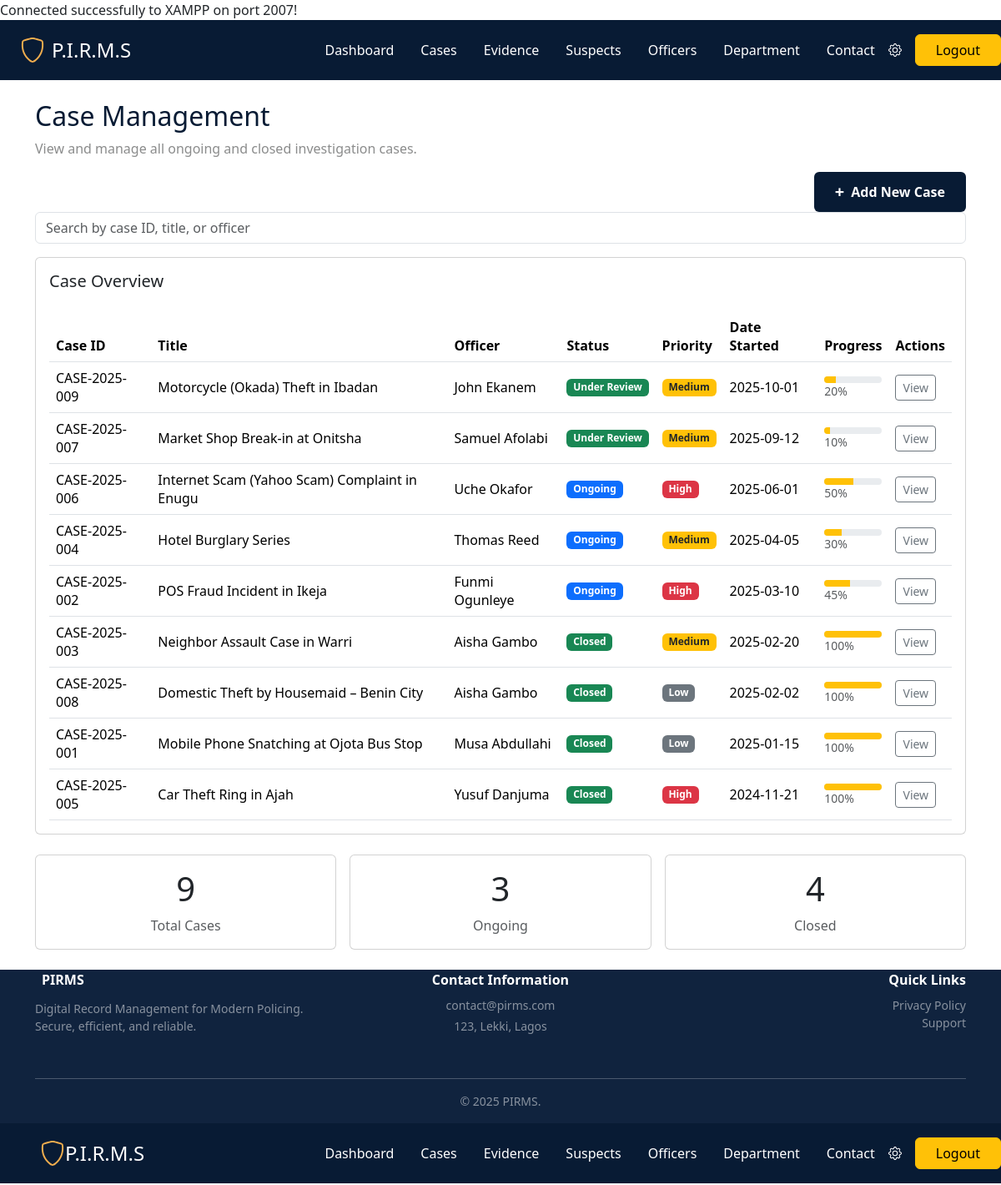
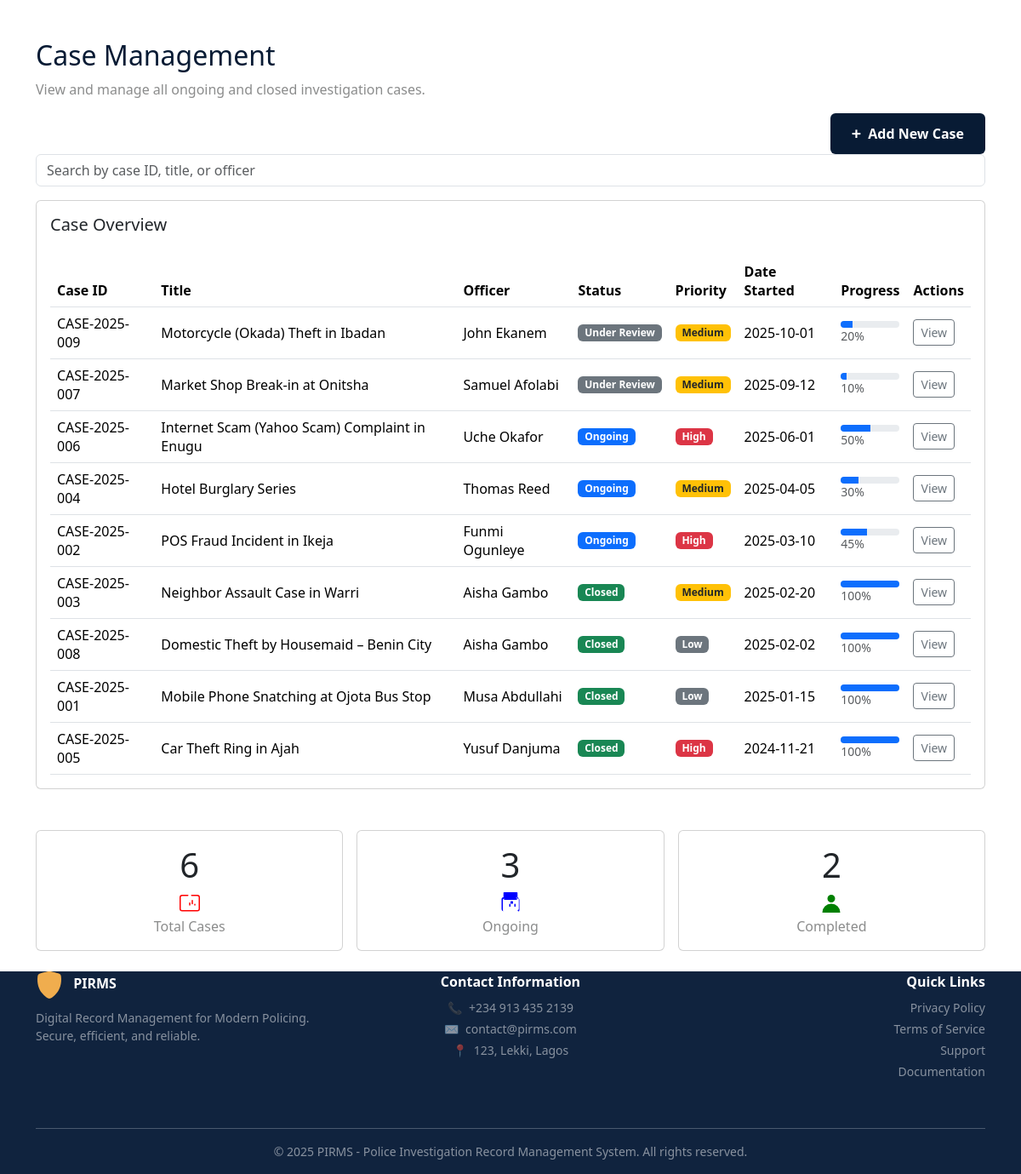
The app's page /cases.php with its own data (2 pictures, top to bottom).
### tables this page shows
CREATE TABLE `case` (
  `case_id` varchar(50) NOT NULL,
  `title` varchar(255) NOT NULL,
  `description` text DEFAULT NULL,
  `status` enum('Ongoing','Closed','Under Review') NOT NULL DEFAULT 'Ongoing',
  `date_started` date NOT NULL,
  `progress_percent` int(11) DEFAULT 0,
  `priority` enum('High','Medium','Low') NOT NULL DEFAULT 'Medium',
  `assigned_officer_id` varchar(50) DEFAULT NULL
);

CREATE TABLE `officer` (
  `officer_id` varchar(50) NOT NULL,
  `name` varchar(100) NOT NULL,
  `badge_number` varchar(50) NOT NULL,
  `rank` enum('Officer','Detective','Sergeant','Lieutenant','Captain','Commander','Chief') NOT NULL,
  `email` varchar(100) DEFAULT NULL,
  `phone` varchar(20) DEFAULT NULL,
  `years_of_service` int(11) DEFAULT NULL,
  `specialization` varchar(100) DEFAULT NULL,
  `status` enum('Active','On Leave','Administrative') NOT NULL DEFAULT 'Active',
  `department_id` int(11) DEFAULT NULL
);

### cases.php (the view, shortened to what the rows shown need)
<?php
require_once 'includes/db.php';
$params = [];
$sql = "
  SELECT c.case_id, c.title, c.status, c.priority, c.date_started,
         c.progress_percent, o.name AS officer_name
  FROM `case` c
  LEFT JOIN officer o ON c.assigned_officer_id = o.officer_id
  WHERE 1=1
";
$sql .= " ORDER BY c.date_started DESC";
$stmt = $pdo->prepare($sql);
$stmt->execute($params);
$cases = $stmt->fetchAll(PDO::FETCH_ASSOC);
?>
<!DOCTYPE html>
<html lang="en">
<head>
  <link href="https://cdn.jsdelivr.net/npm/bootstrap@5.3.3/dist/css/bootstrap.min.css" rel="stylesheet">
</head>
<body>
  <div class="container mb-0">
    <h2 style="color: #081b34;">Case Management</h2>
  </div>
  <div class="container py-4">
    <div class="card mb-4">
      <div class="card-body">
        <div class="table-responsive">
          <table class="table align-middle mb-0">
            <thead>
              <tr>
                <th>Case ID</th>
                <th>Title</th>
                <th>Officer</th>
                <th>Status</th>
                <th>Priority</th>
                <th>Date Started</th>
                <th>Progress</th>
                <th>Actions</th>
              </tr>
            </thead>
            <tbody>
              <?php if (!$cases): ?>
                <tr>
                  <td colspan="8" class="text-center text-muted small py-3">No cases found.</td>
                </tr>
              <?php else: ?>
                <?php foreach ($cases as $c): ?>
                  <tr>
                    <td><?php echo htmlspecialchars($c['case_id']); ?></td>
                    <td><?php echo htmlspecialchars($c['title']); ?></td>
                    <td><?php echo htmlspecialchars($c['officer_name'] ?? 'Unassigned'); ?></td>
                    <td>
                      <?php
                      $status = $c['status'];
                      $cls = $status === 'Ongoing' ? 'bg-primary' : 'bg-success';
                      ?>
                      <span class="badge <?php echo $cls; ?>"><?php echo htmlspecialchars($status); ?></span>
                    </td>
                    <td>
                      <?php
                      $pri = $c['priority'];
                      $pcls = 'bg-secondary';
                      if ($pri === 'High') $pcls = 'bg-danger';
                      elseif ($pri === 'Medium') $pcls = 'bg-warning text-dark';
                      ?>
                      <span class="badge <?php echo $pcls; ?>"><?php echo htmlspecialchars($pri); ?></span>
                    </td>
                    <td><?php echo htmlspecialchars($c['date_started']); ?></td>
                    <td>
                      <div class="progress" style="height: 8px;">
                        <div class="progress-bar bg-warning" role="progressbar" style="width: <?php echo (int)$c['progress_percent']; ?>%;"></div>
                      </div>
                      <small class="text-muted"><?php echo (int)$c['progress_percent']; ?>%</small>
                    </td>
                    <td>
                      <button onclick="location.href='case_details.php?case_id=<?php echo urlencode($c['case_id']); ?>'" class="btn btn-outline-secondary btn-sm">View</button>
                    </td>
                  </tr>
                <?php endforeach; ?>
              <?php endif; ?>
            </tbody>
          </table>
        </div>
      </div>
    </div>
  </div>
</body>
</html>
<!DOCTYPE html>
<html lang="en">
<head>
  <link href="https://cdn.jsdelivr.net/npm/bootstrap@5.3.3/dist/css/bootstrap.min.css" rel="stylesheet">
</head>
<body>
  <div class="container mb-0">
    <div class="text-left mb-4 mt-5">
      <h2 style="color: #081b34;">Case Management</h2>
    </div>
  </div>
  <div class="container py-4">
    <div class="card mb-4">
      <div class="card-body">
        <div class="table-responsive">
          <table class="table align-middle mb-0">
            <thead>
              <tr>
                <th>Case ID</th>
                <th>Title</th>
                <th>Officer</th>
                <th>Status</th>
                <th>Priority</th>
                <th>Date Started</th>
                <th>Progress</th>
                <th>Actions</th>
              </tr>
            </thead>
            <tbody>
              <?php if (!$cases): ?>
                <tr>
                  <td colspan="8" class="text-center text-muted small py-3">
                    No cases found.
                  </td>
                </tr>
              <?php else: ?>
                <?php foreach ($cases as $c): ?>
                  <tr>
                    <td><?php echo htmlspecialchars($c['case_id']); ?></td>
                    <td><?php echo htmlspecialchars($c['title']); ?></td>
                    <td><?php echo htmlspecialchars($c['officer_name'] ?? 'Unassigned'); ?></td>
                    <td>
                      <?php
                      $status = $c['status'];
                      $cls = 'bg-secondary';
                      if ($status === 'Ongoing') $cls = 'bg-primary';
                      elseif ($status === 'Closed') $cls = 'bg-success';
                      ?>
                      <span class="badge <?php echo $cls; ?>">
                        <?php echo htmlspecialchars($status); ?>
                      </span>
                    </td>
                    <td>
                      <?php
                      $pri = $c['priority'];
                      $pcls = 'bg-secondary';
                      if ($pri === 'High') $pcls = 'bg-danger';
                      elseif ($pri === 'Medium') $pcls = 'bg-warning text-dark';
                      ?>
                      <span class="badge <?php echo $pcls; ?>">
                        <?php echo htmlspecialchars($pri); ?>
                      </span>
                    </td>
                    <td><?php echo htmlspecialchars($c['date_started']); ?></td>
                    <td>
                      <div class="progress" style="height: 8px;">
                        <div class="progress-bar" role="progressbar"
                          style="width: <?php echo (int)$c['progress_percent']; ?>%;"></div>
                      </div>
                      <small class="text-muted">
                        <?php echo (int)$c['progress_percent']; ?>%
                      </small>
                    </td>
                    <td>
                      <button onclick="location.href='case_details.php?case_id=<?php echo urlencode($c['case_id']); ?>'"
                        class="btn btn-outline-secondary btn-sm">
                        View
                      </button>
                    </td>
                  </tr>
                <?php endforeach; ?>
              <?php endif; ?>
            </tbody>
          </table>
        </div>
      </div>
    </div>
  </div>
</body>
</html>

### records on screen
case: case_id "CASE-2025-009", title "Motorcycle (Okada) Theft in Ibadan", assigned_officer.name "John Ekanem", status "Under Review", priority "Medium", date_started "2025-10-01", progress_percent "20"
case: case_id "CASE-2025-007", title "Market Shop Break-in at Onitsha", assigned_officer.name "Samuel Afolabi", status "Under Review", priority "Medium", date_started "2025-09-12", progress_percent "10"
case: case_id "CASE-2025-006", title "Internet Scam (Yahoo Scam) Complaint in Enugu", assigned_officer.name "Uche Okafor", status "Ongoing", priority "High", date_started "2025-06-01", progress_percent "50"
case: case_id "CASE-2025-004", title "Hotel Burglary Series", assigned_officer.name "Thomas Reed", status "Ongoing", priority "Medium", date_started "2025-04-05", progress_percent "30"
case: case_id "CASE-2025-002", title "POS Fraud Incident in Ikeja", assigned_officer.name "Funmi Ogunleye", status "Ongoing", priority "High", date_started "2025-03-10", progress_percent "45"
case: case_id "CASE-2025-003", title "Neighbor Assault Case in Warri", assigned_officer.name "Aisha Gambo", status "Closed", priority "Medium", date_started "2025-02-20", progress_percent "100"
case: case_id "CASE-2025-008", title "Domestic Theft by Housemaid – Benin City", assigned_officer.name "Aisha Gambo", status "Closed", priority "Low", date_started "2025-02-02", progress_percent "100"
case: case_id "CASE-2025-001", title "Mobile Phone Snatching at Ojota Bus Stop", assigned_officer.name "Musa Abdullahi", status "Closed", priority "Low", date_started "2025-01-15", progress_percent "100"
case: case_id "CASE-2025-005", title "Car Theft Ring in Ajah", assigned_officer.name "Yusuf Danjuma", status "Closed", priority "High", date_started "2024-11-21", progress_percent "100"

### other values on screen
$totalCases "9"
$ongoingCases "3"
$closedCases "4"
